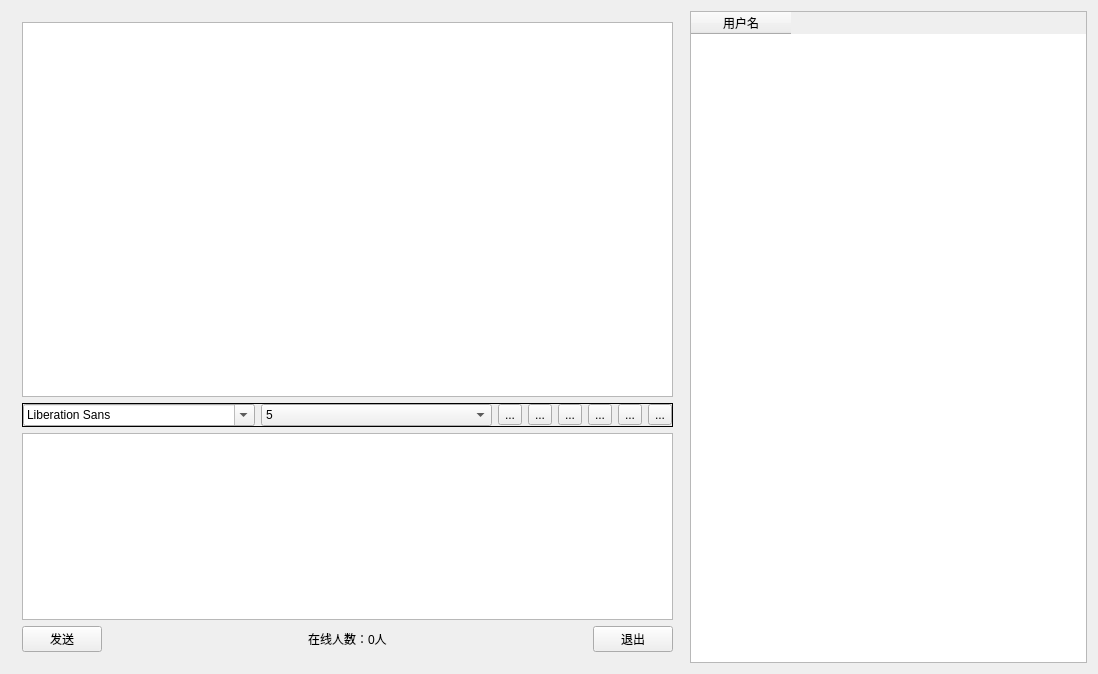
<?xml version="1.0" encoding="UTF-8"?>
<ui version="4.0">
 <class>Widget</class>
 <widget class="QWidget" name="Widget">
  <property name="geometry">
   <rect>
    <x>0</x>
    <y>0</y>
    <width>1098</width>
    <height>674</height>
   </rect>
  </property>
  <property name="windowTitle">
   <string>Widget</string>
  </property>
  <layout class="QVBoxLayout" name="verticalLayout_6">
   <item>
    <widget class="QWidget" name="widget_8" native="true">
     <layout class="QHBoxLayout" name="horizontalLayout_4">
      <property name="leftMargin">
       <number>0</number>
      </property>
      <property name="topMargin">
       <number>0</number>
      </property>
      <property name="rightMargin">
       <number>0</number>
      </property>
      <property name="bottomMargin">
       <number>0</number>
      </property>
      <item>
       <widget class="QWidget" name="widget_6" native="true">
        <layout class="QVBoxLayout" name="verticalLayout_4">
         <item>
          <widget class="QWidget" name="widget_4" native="true">
           <layout class="QVBoxLayout" name="verticalLayout_2" stretch="4,0,2">
            <property name="leftMargin">
             <number>0</number>
            </property>
            <property name="topMargin">
             <number>0</number>
            </property>
            <property name="rightMargin">
             <number>0</number>
            </property>
            <property name="bottomMargin">
             <number>0</number>
            </property>
            <item>
             <widget class="QWidget" name="widget" native="true">
              <layout class="QVBoxLayout" name="verticalLayout_3">
               <property name="leftMargin">
                <number>0</number>
               </property>
               <property name="topMargin">
                <number>0</number>
               </property>
               <property name="rightMargin">
                <number>0</number>
               </property>
               <property name="bottomMargin">
                <number>0</number>
               </property>
               <item>
                <widget class="QTextBrowser" name="msgBrowser"/>
               </item>
              </layout>
             </widget>
            </item>
            <item>
             <widget class="QWidget" name="widget_2" native="true">
              <layout class="QVBoxLayout" name="verticalLayout">
               <property name="leftMargin">
                <number>0</number>
               </property>
               <property name="topMargin">
                <number>0</number>
               </property>
               <property name="rightMargin">
                <number>0</number>
               </property>
               <property name="bottomMargin">
                <number>0</number>
               </property>
               <item>
                <widget class="QFrame" name="frame_2">
                 <property name="frameShape">
                  <enum>QFrame::Box</enum>
                 </property>
                 <layout class="QHBoxLayout" name="horizontalLayout_2" stretch="0,0,0,0,0,0,0,0">
                  <property name="leftMargin">
                   <number>0</number>
                  </property>
                  <property name="topMargin">
                   <number>0</number>
                  </property>
                  <property name="rightMargin">
                   <number>0</number>
                  </property>
                  <property name="bottomMargin">
                   <number>0</number>
                  </property>
                  <item>
                   <widget class="QFontComboBox" name="fontCbx"/>
                  </item>
                  <item>
                   <widget class="QComboBox" name="sizeBox">
                    <item>
                     <property name="text">
                      <string>5</string>
                     </property>
                    </item>
                    <item>
                     <property name="text">
                      <string>6</string>
                     </property>
                    </item>
                    <item>
                     <property name="text">
                      <string>7</string>
                     </property>
                    </item>
                    <item>
                     <property name="text">
                      <string>8</string>
                     </property>
                    </item>
                    <item>
                     <property name="text">
                      <string>9</string>
                     </property>
                    </item>
                    <item>
                     <property name="text">
                      <string>10</string>
                     </property>
                    </item>
                    <item>
                     <property name="text">
                      <string>11</string>
                     </property>
                    </item>
                    <item>
                     <property name="text">
                      <string>12</string>
                     </property>
                    </item>
                    <item>
                     <property name="text">
                      <string>20</string>
                     </property>
                    </item>
                    <item>
                     <property name="text">
                      <string>50</string>
                     </property>
                    </item>
                   </widget>
                  </item>
                  <item>
                   <widget class="QToolButton" name="boldBtn">
                    <property name="toolTip">
                     <string>加粗</string>
                    </property>
                    <property name="text">
                     <string>...</string>
                    </property>
                    <property name="icon">
                     <iconset resource="res.qrc">
                      <normaloff>:/image/JC.png</normaloff>:/image/JC.png</iconset>
                    </property>
                    <property name="checkable">
                     <bool>true</bool>
                    </property>
                   </widget>
                  </item>
                  <item>
                   <widget class="QToolButton" name="italicTbtn">
                    <property name="toolTip">
                     <string>倾斜</string>
                    </property>
                    <property name="text">
                     <string>...</string>
                    </property>
                    <property name="icon">
                     <iconset resource="res.qrc">
                      <normaloff>:/image/qx.png</normaloff>:/image/qx.png</iconset>
                    </property>
                    <property name="checkable">
                     <bool>true</bool>
                    </property>
                   </widget>
                  </item>
                  <item>
                   <widget class="QToolButton" name="underlineTbtn">
                    <property name="toolTip">
                     <string>下划线</string>
                    </property>
                    <property name="text">
                     <string>...</string>
                    </property>
                    <property name="icon">
                     <iconset resource="res.qrc">
                      <normaloff>:/image/`HJ8@K[456G`KN_9@DOB7WC.png</normaloff>:/image/`HJ8@K[456G`KN_9@DOB7WC.png</iconset>
                    </property>
                    <property name="checkable">
                     <bool>true</bool>
                    </property>
                   </widget>
                  </item>
                  <item>
                   <widget class="QToolButton" name="colorBtn">
                    <property name="toolTip">
                     <string>颜色</string>
                    </property>
                    <property name="text">
                     <string>...</string>
                    </property>
                    <property name="icon">
                     <iconset resource="res.qrc">
                      <normaloff>:/image/color.png</normaloff>:/image/color.png</iconset>
                    </property>
                   </widget>
                  </item>
                  <item>
                   <widget class="QToolButton" name="saveBtn">
                    <property name="toolTip">
                     <string>保存</string>
                    </property>
                    <property name="text">
                     <string>...</string>
                    </property>
                    <property name="icon">
                     <iconset resource="res.qrc">
                      <normaloff>:/image/bc.jpg</normaloff>:/image/bc.jpg</iconset>
                    </property>
                   </widget>
                  </item>
                  <item>
                   <widget class="QToolButton" name="clearBtn">
                    <property name="toolTip">
                     <string>清空</string>
                    </property>
                    <property name="text">
                     <string>...</string>
                    </property>
                    <property name="icon">
                     <iconset resource="res.qrc">
                      <normaloff>:/image/qingchu.png</normaloff>:/image/qingchu.png</iconset>
                    </property>
                   </widget>
                  </item>
                 </layout>
                </widget>
               </item>
              </layout>
             </widget>
            </item>
            <item>
             <widget class="QWidget" name="widget_3" native="true">
              <layout class="QHBoxLayout" name="horizontalLayout_3">
               <property name="leftMargin">
                <number>0</number>
               </property>
               <property name="topMargin">
                <number>0</number>
               </property>
               <property name="rightMargin">
                <number>0</number>
               </property>
               <property name="bottomMargin">
                <number>0</number>
               </property>
               <item>
                <widget class="QTextEdit" name="msgTxtEdit"/>
               </item>
              </layout>
             </widget>
            </item>
           </layout>
          </widget>
         </item>
         <item>
          <widget class="QWidget" name="widget_5" native="true">
           <layout class="QHBoxLayout" name="horizontalLayout" stretch="0,0,1,0,0">
            <property name="leftMargin">
             <number>0</number>
            </property>
            <property name="topMargin">
             <number>0</number>
            </property>
            <property name="rightMargin">
             <number>0</number>
            </property>
            <property name="bottomMargin">
             <number>0</number>
            </property>
            <item>
             <widget class="QPushButton" name="sendBtn">
              <property name="text">
               <string>发送</string>
              </property>
             </widget>
            </item>
            <item>
             <spacer name="horizontalSpacer">
              <property name="orientation">
               <enum>Qt::Horizontal</enum>
              </property>
              <property name="sizeHint" stdset="0">
               <size>
                <width>200</width>
                <height>20</height>
               </size>
              </property>
             </spacer>
            </item>
            <item>
             <widget class="QLabel" name="userNumLbl">
              <property name="text">
               <string>在线人数：0人</string>
              </property>
             </widget>
            </item>
            <item>
             <spacer name="horizontalSpacer_2">
              <property name="orientation">
               <enum>Qt::Horizontal</enum>
              </property>
              <property name="sizeHint" stdset="0">
               <size>
                <width>200</width>
                <height>20</height>
               </size>
              </property>
             </spacer>
            </item>
            <item>
             <widget class="QPushButton" name="exitBtn">
              <property name="text">
               <string>退出</string>
              </property>
             </widget>
            </item>
           </layout>
          </widget>
         </item>
        </layout>
       </widget>
      </item>
      <item>
       <widget class="QWidget" name="widget_7" native="true">
        <layout class="QVBoxLayout" name="verticalLayout_5">
         <property name="leftMargin">
          <number>0</number>
         </property>
         <property name="topMargin">
          <number>0</number>
         </property>
         <property name="rightMargin">
          <number>0</number>
         </property>
         <property name="bottomMargin">
          <number>0</number>
         </property>
         <item>
          <widget class="QTableWidget" name="usrTblWidget">
           <column>
            <property name="text">
             <string>用户名</string>
            </property>
           </column>
          </widget>
         </item>
        </layout>
       </widget>
      </item>
     </layout>
    </widget>
   </item>
  </layout>
 </widget>
 <layoutdefault spacing="6" margin="11"/>
 <resources>
  <include location="res.qrc"/>
 </resources>
 <connections/>
</ui>
